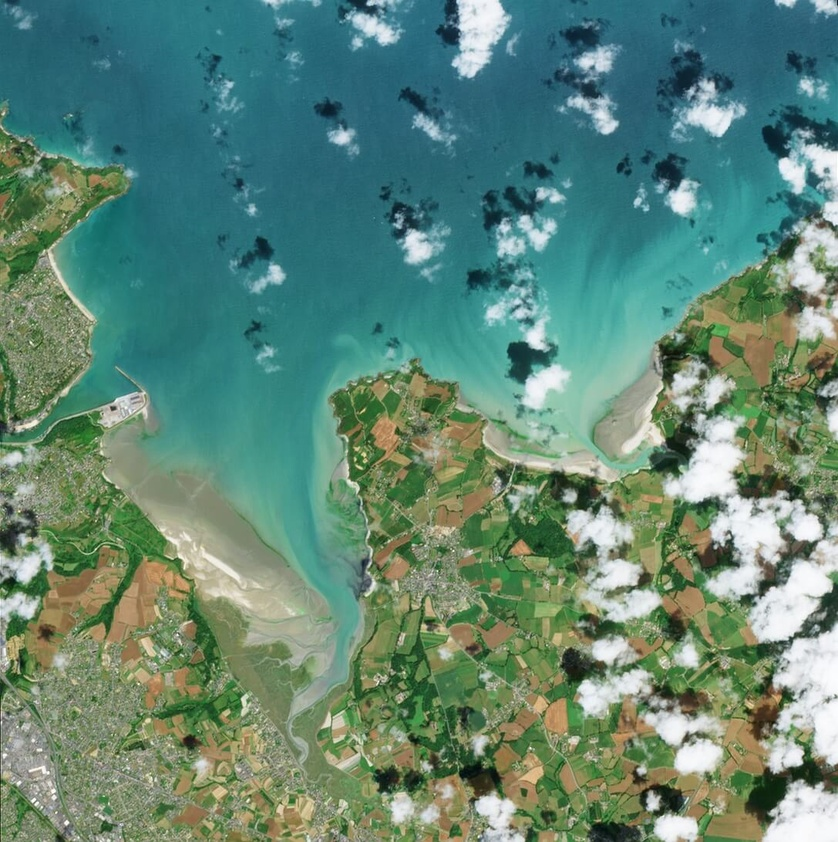
#> input picture data/input/test.jpg, 838 x 842 px, shrunk from 1087 x 1091 before the run
$ python main.py
#> lines starting #> are read from the running program, lines starting #| are printed output that depends on the picture; after the words box and inside, x2 and y2 are one past the last pixel; in counts of white or black regions, pixels touching at a corner belong together
import cv2
import numpy as np

image = cv2.imread("data/input/test.jpg")
#> image is the input picture: shape (842, 838, 3); mean B, G, R 117.9, 134.2, 97.1

if image is None:
    print("Image not found!")
    exit()

gray = cv2.cvtColor(image, cv2.COLOR_BGR2GRAY)
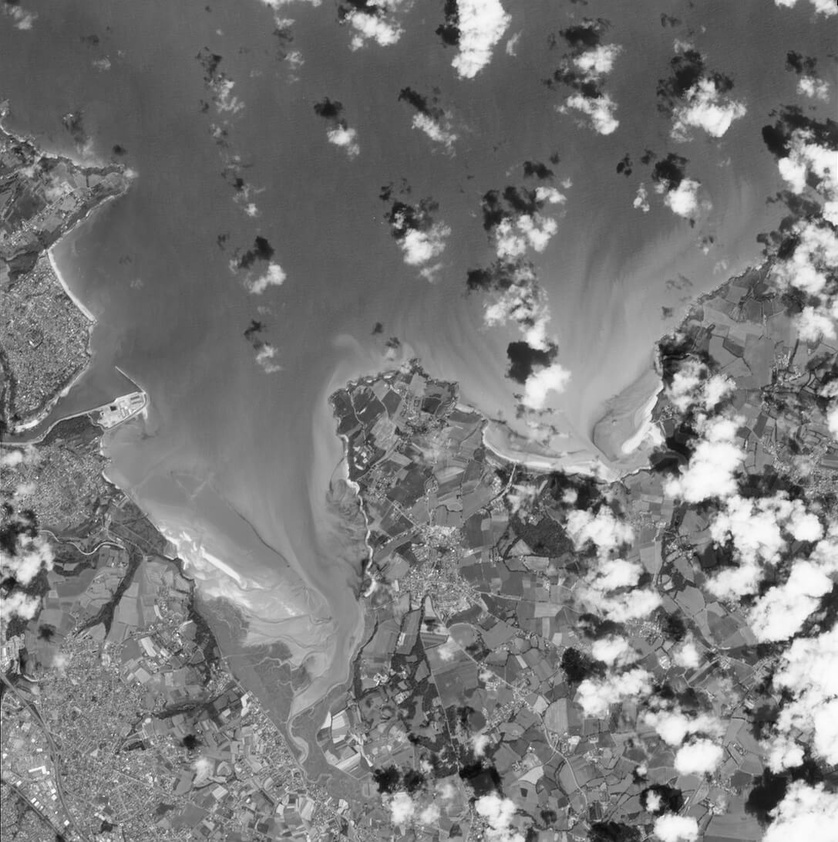
#> gray: shape (842, 838); min 8, max 254, mean 121.2

_, mask = cv2.threshold(gray, 200, 255, cv2.THRESH_BINARY)
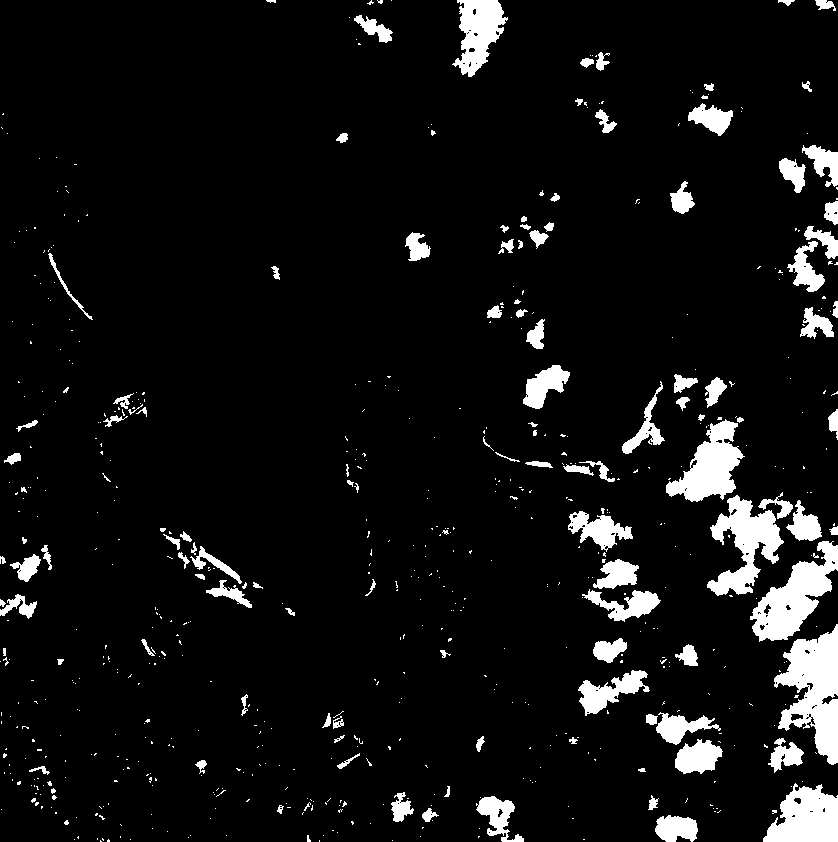
#> mask: shape (842, 838); 7.1% white; 645 white regions (525 under 20 px), largest, box (x1, y1, x2, y2) and area: (774, 624, 838, 765) 4976, (750, 541, 838, 642) 3949, (707, 495, 784, 596) 3540

kernel = np.ones((5,5), np.uint8)
mask = cv2.morphologyEx(mask, cv2.MORPH_CLOSE, kernel)
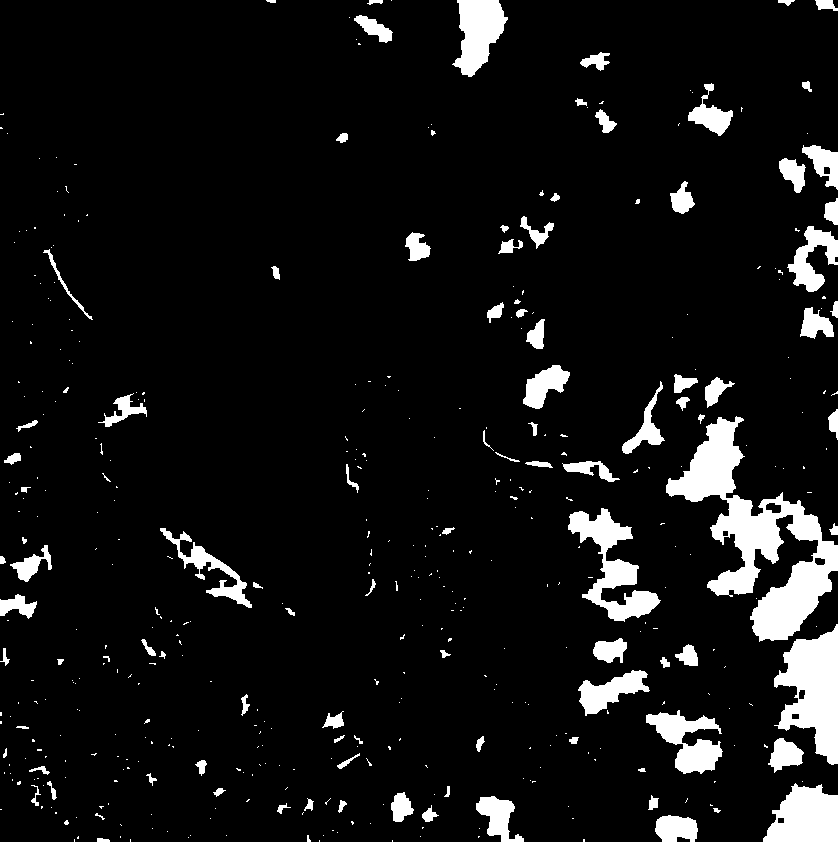
#> mask: shape (842, 838); 7.9% white; 444 white regions (342 under 20 px), largest, box (x1, y1, x2, y2) and area: (666, 416, 838, 642) 12748, (774, 624, 838, 765) 5364, (568, 508, 661, 622) 3723

result = cv2.inpaint(image, mask, 7, cv2.INPAINT_TELEA)
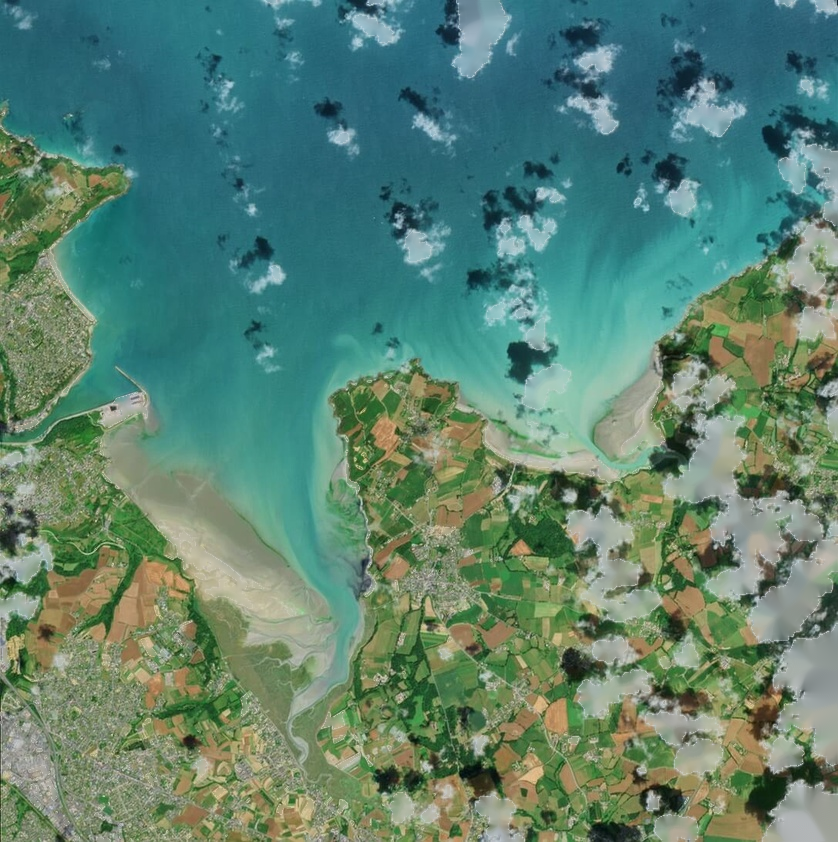
#> result: shape (842, 838, 3); mean B, G, R 112.9, 129.9, 92.1

cv2.imwrite("outputs/cloud_mask.png", mask)
cv2.imwrite("outputs/cloud_removed.jpg", result)

print("SUCCESS")
